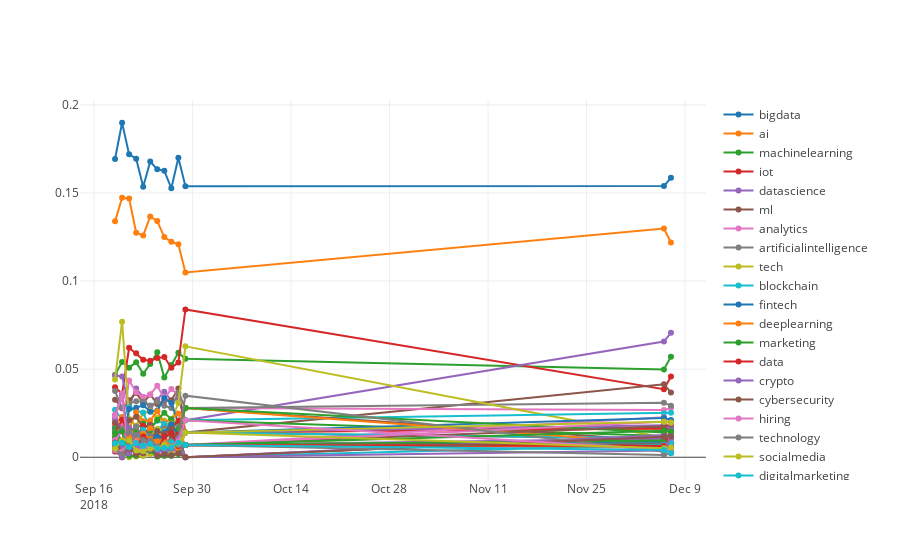

Notebook code cell kept with this figure:
### Code cell
sums, short_list, short_list_norm = get_hashtags(tweet_data)
